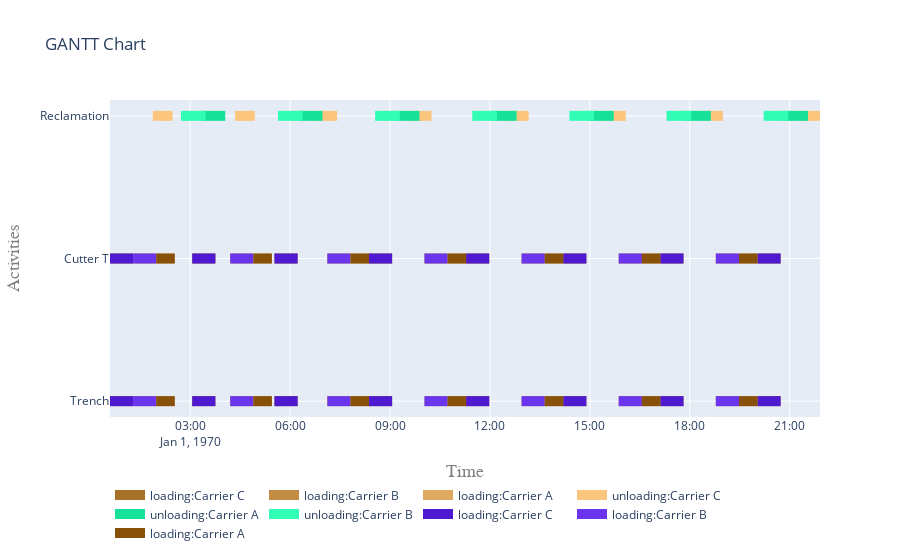

The cell this chart's notebook holds for it:
### Code cell
fig = get_gantt_chart([from_site, to_site, cutter], id_map=activities)

### Figure 1 — Plotly figure (JSON) as saved in the notebook; plotly's stock layout.template omitted (floating-point values rounded to 4 significant figures)
{"data": [{"connectgaps": false, "hoverinfo": "y+name", "line": {"color": "rgb(167,113,41)", "width": 10}, "mode": "lines", "name": "loading:Carrier C", "type": "scatter", "x": ["1970-01-01T00:35:30", "1970-01-01T00:35:30", "1970-01-01T01:17:10", "1970-01-01T01:17:10", "1970-01-01T01:17:10", "1970-01-01T03:03:40", "1970-01-01T03:03:40", "1970-01-01T03:45:20", "1970-01-01T03:45:20", "1970-01-01T03:45:20", "1970-01-01T05:31:50", "1970-01-01T05:31:50", "1970-01-01T06:13:30", "1970-01-01T06:13:30", "1970-01-01T06:13:30", "1970-01-01T08:22:06", "1970-01-01T08:22:06", "1970-01-01T09:03:46", "1970-01-01T09:03:46", "1970-01-01T09:03:46", "1970-01-01T11:17:04", "1970-01-01T11:17:04", "1970-01-01T11:58:44", "1970-01-01T11:58:44", "1970-01-01T11:58:44", "1970-01-01T14:12:02", "1970-01-01T14:12:02", "1970-01-01T14:53:42", "1970-01-01T14:53:42", "1970-01-01T14:53:42", "1970-01-01T17:07:00", "1970-01-01T17:07:00", "1970-01-01T17:48:40", "1970-01-01T17:48:40", "1970-01-01T17:48:40", "1970-01-01T20:01:58", "1970-01-01T20:01:58", "1970-01-01T20:43:38", "1970-01-01T20:43:38", "1970-01-01T20:43:38", "1970-01-01T00:35:30", "1970-01-01T00:35:30", "1970-01-01T01:17:10", "1970-01-01T01:17:10", "1970-01-01T01:17:10", "1970-01-01T03:03:40", "1970-01-01T03:03:40", "1970-01-01T03:45:20", "1970-01-01T03:45:20", "1970-01-01T03:45:20", "1970-01-01T05:31:50", "1970-01-01T05:31:50", "1970-01-01T06:13:30", "1970-01-01T06:13:30", "1970-01-01T06:13:30", "1970-01-01T08:22:06", "1970-01-01T08:22:06", "1970-01-01T09:03:46", "1970-01-01T09:03:46", "1970-01-01T09:03:46", "1970-01-01T11:17:04", "1970-01-01T11:17:04", "1970-01-01T11:58:44", "1970-01-01T11:58:44", "1970-01-01T11:58:44", "1970-01-01T14:12:02", "1970-01-01T14:12:02", "1970-01-01T14:53:42", "1970-01-01T14:53:42", "1970-01-01T14:53:42", "1970-01-01T17:07:00", "1970-01-01T17:07:00", "1970-01-01T17:48:40", "1970-01-01T17:48:40", "1970-01-01T17:48:40", "1970-01-01T20:01:58", "1970-01-01T20:01:58", "1970-01-01T20:43:38", "1970-01-01T20:43:38", "1970-01-01T20:43:38"], "y": ["Trench", "Trench", "Trench", "Trench", null, "Trench", "Trench", "Trench", "Trench", null, "Trench", "Trench", "Trench", "Trench", null, "Trench", "Trench", "Trench", "Trench", null, "Trench", "Trench", "Trench", "Trench", null, "Trench", "Trench", "Trench", "Trench", null, "Trench", "Trench", "Trench", "Trench", null, "Trench", "Trench", "Trench", "Trench", null, "Cutter T", "Cutter T", "Cutter T", "Cutter T", null, "Cutter T", "Cutter T", "Cutter T", "Cutter T", null, "Cutter T", "Cutter T", "Cutter T", "Cutter T", null, "Cutter T", "Cutter T", "Cutter T", "Cutter T", null, "Cutter T", "Cutter T", "Cutter T", "Cutter T", null, "Cutter T", "Cutter T", "Cutter T", "Cutter T", null, "Cutter T", "Cutter T", "Cutter T", "Cutter T", null, "Cutter T", "Cutter T", "Cutter T", "Cutter T", null]}, {"connectgaps": false, "hoverinfo": "y+name", "line": {"color": "rgb(195,141,69)", "width": 10}, "mode": "lines", "name": "loading:Carrier B", "type": "scatter", "x": ["1970-01-01T01:17:10", "1970-01-01T01:17:10", "1970-01-01T01:58:50", "1970-01-01T01:58:50", "1970-01-01T01:58:50", "1970-01-01T04:12:08", "1970-01-01T04:12:08", "1970-01-01T04:53:48", "1970-01-01T04:53:48", "1970-01-01T04:53:48", "1970-01-01T07:07:06", "1970-01-01T07:07:06", "1970-01-01T07:48:46", "1970-01-01T07:48:46", "1970-01-01T07:48:46", "1970-01-01T10:02:04", "1970-01-01T10:02:04", "1970-01-01T10:43:44", "1970-01-01T10:43:44", "1970-01-01T10:43:44", "1970-01-01T12:57:02", "1970-01-01T12:57:02", "1970-01-01T13:38:42", "1970-01-01T13:38:42", "1970-01-01T13:38:42", "1970-01-01T15:52:00", "1970-01-01T15:52:00", "1970-01-01T16:33:40", "1970-01-01T16:33:40", "1970-01-01T16:33:40", "1970-01-01T18:46:58", "1970-01-01T18:46:58", "1970-01-01T19:28:38", "1970-01-01T19:28:38", "1970-01-01T19:28:38", "1970-01-01T01:17:10", "1970-01-01T01:17:10", "1970-01-01T01:58:50", "1970-01-01T01:58:50", "1970-01-01T01:58:50", "1970-01-01T04:12:08", "1970-01-01T04:12:08", "1970-01-01T04:53:48", "1970-01-01T04:53:48", "1970-01-01T04:53:48", "1970-01-01T07:07:06", "1970-01-01T07:07:06", "1970-01-01T07:48:46", "1970-01-01T07:48:46", "1970-01-01T07:48:46", "1970-01-01T10:02:04", "1970-01-01T10:02:04", "1970-01-01T10:43:44", "1970-01-01T10:43:44", "1970-01-01T10:43:44", "1970-01-01T12:57:02", "1970-01-01T12:57:02", "1970-01-01T13:38:42", "1970-01-01T13:38:42", "1970-01-01T13:38:42", "1970-01-01T15:52:00", "1970-01-01T15:52:00", "1970-01-01T16:33:40", "1970-01-01T16:33:40", "1970-01-01T16:33:40", "1970-01-01T18:46:58", "1970-01-01T18:46:58", "1970-01-01T19:28:38", "1970-01-01T19:28:38", "1970-01-01T19:28:38"], "y": ["Trench", "Trench", "Trench", "Trench", null, "Trench", "Trench", "Trench", "Trench", null, "Trench", "Trench", "Trench", "Trench", null, "Trench", "Trench", "Trench", "Trench", null, "Trench", "Trench", "Trench", "Trench", null, "Trench", "Trench", "Trench", "Trench", null, "Trench", "Trench", "Trench", "Trench", null, "Cutter T", "Cutter T", "Cutter T", "Cutter T", null, "Cutter T", "Cutter T", "Cutter T", "Cutter T", null, "Cutter T", "Cutter T", "Cutter T", "Cutter T", null, "Cutter T", "Cutter T", "Cutter T", "Cutter T", null, "Cutter T", "Cutter T", "Cutter T", "Cutter T", null, "Cutter T", "Cutter T", "Cutter T", "Cutter T", null, "Cutter T", "Cutter T", "Cutter T", "Cutter T", null]}, {"connectgaps": false, "hoverinfo": "y+name", "line": {"color": "rgb(223,169,97)", "width": 10}, "mode": "lines", "name": "loading:Carrier A", "type": "scatter", "x": ["1970-01-01T01:58:50", "1970-01-01T01:58:50", "1970-01-01T02:32:10", "1970-01-01T02:32:10", "1970-01-01T02:32:10", "1970-01-01T04:53:48", "1970-01-01T04:53:48", "1970-01-01T05:27:08", "1970-01-01T05:27:08", "1970-01-01T05:27:08", "1970-01-01T07:48:46", "1970-01-01T07:48:46", "1970-01-01T08:22:06", "1970-01-01T08:22:06", "1970-01-01T08:22:06", "1970-01-01T10:43:44", "1970-01-01T10:43:44", "1970-01-01T11:17:04", "1970-01-01T11:17:04", "1970-01-01T11:17:04", "1970-01-01T13:38:42", "1970-01-01T13:38:42", "1970-01-01T14:12:02", "1970-01-01T14:12:02", "1970-01-01T14:12:02", "1970-01-01T16:33:40", "1970-01-01T16:33:40", "1970-01-01T17:07:00", "1970-01-01T17:07:00", "1970-01-01T17:07:00", "1970-01-01T19:28:38", "1970-01-01T19:28:38", "1970-01-01T20:01:58", "1970-01-01T20:01:58", "1970-01-01T20:01:58", "1970-01-01T01:58:50", "1970-01-01T01:58:50", "1970-01-01T02:32:10", "1970-01-01T02:32:10", "1970-01-01T02:32:10", "1970-01-01T04:53:48", "1970-01-01T04:53:48", "1970-01-01T05:27:08", "1970-01-01T05:27:08", "1970-01-01T05:27:08", "1970-01-01T07:48:46", "1970-01-01T07:48:46", "1970-01-01T08:22:06", "1970-01-01T08:22:06", "1970-01-01T08:22:06", "1970-01-01T10:43:44", "1970-01-01T10:43:44", "1970-01-01T11:17:04", "1970-01-01T11:17:04", "1970-01-01T11:17:04", "1970-01-01T13:38:42", "1970-01-01T13:38:42", "1970-01-01T14:12:02", "1970-01-01T14:12:02", "1970-01-01T14:12:02", "1970-01-01T16:33:40", "1970-01-01T16:33:40", "1970-01-01T17:07:00", "1970-01-01T17:07:00", "1970-01-01T17:07:00", "1970-01-01T19:28:38", "1970-01-01T19:28:38", "1970-01-01T20:01:58", "1970-01-01T20:01:58", "1970-01-01T20:01:58"], "y": ["Trench", "Trench", "Trench", "Trench", null, "Trench", "Trench", "Trench", "Trench", null, "Trench", "Trench", "Trench", "Trench", null, "Trench", "Trench", "Trench", "Trench", null, "Trench", "Trench", "Trench", "Trench", null, "Trench", "Trench", "Trench", "Trench", null, "Trench", "Trench", "Trench", "Trench", null, "Cutter T", "Cutter T", "Cutter T", "Cutter T", null, "Cutter T", "Cutter T", "Cutter T", "Cutter T", null, "Cutter T", "Cutter T", "Cutter T", "Cutter T", null, "Cutter T", "Cutter T", "Cutter T", "Cutter T", null, "Cutter T", "Cutter T", "Cutter T", "Cutter T", null, "Cutter T", "Cutter T", "Cutter T", "Cutter T", null, "Cutter T", "Cutter T", "Cutter T", "Cutter T", null]}, {"connectgaps": false, "hoverinfo": "y+name", "line": {"color": "rgb(251,197,125)", "width": 10}, "mode": "lines", "name": "unloading:Carrier C", "type": "scatter", "x": ["1970-01-01T01:52:40", "1970-01-01T01:52:40", "1970-01-01T02:28:10", "1970-01-01T02:28:10", "1970-01-01T02:28:10", "1970-01-01T04:20:50", "1970-01-01T04:20:50", "1970-01-01T04:56:20", "1970-01-01T04:56:20", "1970-01-01T04:56:20", "1970-01-01T06:49:00", "1970-01-01T06:49:00", "1970-01-01T07:24:30", "1970-01-01T07:24:30", "1970-01-01T07:24:30", "1970-01-01T09:39:16", "1970-01-01T09:39:16", "1970-01-01T10:14:46", "1970-01-01T10:14:46", "1970-01-01T10:14:46", "1970-01-01T12:34:14", "1970-01-01T12:34:14", "1970-01-01T13:09:44", "1970-01-01T13:09:44", "1970-01-01T13:09:44", "1970-01-01T15:29:12", "1970-01-01T15:29:12", "1970-01-01T16:04:42", "1970-01-01T16:04:42", "1970-01-01T16:04:42", "1970-01-01T18:24:10", "1970-01-01T18:24:10", "1970-01-01T18:59:40", "1970-01-01T18:59:40", "1970-01-01T18:59:40", "1970-01-01T21:19:08", "1970-01-01T21:19:08", "1970-01-01T21:54:38", "1970-01-01T21:54:38", "1970-01-01T21:54:38"], "y": ["Reclamation", "Reclamation", "Reclamation", "Reclamation", null, "Reclamation", "Reclamation", "Reclamation", "Reclamation", null, "Reclamation", "Reclamation", "Reclamation", "Reclamation", null, "Reclamation", "Reclamation", "Reclamation", "Reclamation", null, "Reclamation", "Reclamation", "Reclamation", "Reclamation", null, "Reclamation", "Reclamation", "Reclamation", "Reclamation", null, "Reclamation", "Reclamation", "Reclamation", "Reclamation", null, "Reclamation", "Reclamation", "Reclamation", "Reclamation", null]}, {"connectgaps": false, "hoverinfo": "y+name", "line": {"color": "rgb(23,225,153)", "width": 10}, "mode": "lines", "name": "unloading:Carrier A", "type": "scatter", "x": ["1970-01-01T03:17:39", "1970-01-01T03:17:39", "1970-01-01T04:03:08", "1970-01-01T04:03:08", "1970-01-01T04:03:08", "1970-01-01T06:12:37", "1970-01-01T06:12:37", "1970-01-01T06:58:06", "1970-01-01T06:58:06", "1970-01-01T06:58:06", "1970-01-01T09:07:35", "1970-01-01T09:07:35", "1970-01-01T09:53:04", "1970-01-01T09:53:04", "1970-01-01T09:53:04", "1970-01-01T12:02:33", "1970-01-01T12:02:33", "1970-01-01T12:48:02", "1970-01-01T12:48:02", "1970-01-01T12:48:02", "1970-01-01T14:57:31", "1970-01-01T14:57:31", "1970-01-01T15:43:00", "1970-01-01T15:43:00", "1970-01-01T15:43:00", "1970-01-01T17:52:29", "1970-01-01T17:52:29", "1970-01-01T18:37:58", "1970-01-01T18:37:58", "1970-01-01T18:37:58", "1970-01-01T20:47:27", "1970-01-01T20:47:27", "1970-01-01T21:32:56", "1970-01-01T21:32:56", "1970-01-01T21:32:56"], "y": ["Reclamation", "Reclamation", "Reclamation", "Reclamation", null, "Reclamation", "Reclamation", "Reclamation", "Reclamation", null, "Reclamation", "Reclamation", "Reclamation", "Reclamation", null, "Reclamation", "Reclamation", "Reclamation", "Reclamation", null, "Reclamation", "Reclamation", "Reclamation", "Reclamation", null, "Reclamation", "Reclamation", "Reclamation", "Reclamation", null, "Reclamation", "Reclamation", "Reclamation", "Reclamation", null]}, {"connectgaps": false, "hoverinfo": "y+name", "line": {"color": "rgb(51,253,181)", "width": 10}, "mode": "lines", "name": "unloading:Carrier B", "type": "scatter", "x": ["1970-01-01T02:43:16", "1970-01-01T02:43:16", "1970-01-01T03:27:42", "1970-01-01T03:27:42", "1970-01-01T03:27:42", "1970-01-01T05:38:14", "1970-01-01T05:38:14", "1970-01-01T06:22:40", "1970-01-01T06:22:40", "1970-01-01T06:22:40", "1970-01-01T08:33:12", "1970-01-01T08:33:12", "1970-01-01T09:17:38", "1970-01-01T09:17:38", "1970-01-01T09:17:38", "1970-01-01T11:28:10", "1970-01-01T11:28:10", "1970-01-01T12:12:36", "1970-01-01T12:12:36", "1970-01-01T12:12:36", "1970-01-01T14:23:08", "1970-01-01T14:23:08", "1970-01-01T15:07:34", "1970-01-01T15:07:34", "1970-01-01T15:07:34", "1970-01-01T17:18:06", "1970-01-01T17:18:06", "1970-01-01T18:02:32", "1970-01-01T18:02:32", "1970-01-01T18:02:32", "1970-01-01T20:13:04", "1970-01-01T20:13:04", "1970-01-01T20:57:30", "1970-01-01T20:57:30", "1970-01-01T20:57:30"], "y": ["Reclamation", "Reclamation", "Reclamation", "Reclamation", null, "Reclamation", "Reclamation", "Reclamation", "Reclamation", null, "Reclamation", "Reclamation", "Reclamation", "Reclamation", null, "Reclamation", "Reclamation", "Reclamation", "Reclamation", null, "Reclamation", "Reclamation", "Reclamation", "Reclamation", null, "Reclamation", "Reclamation", "Reclamation", "Reclamation", null, "Reclamation", "Reclamation", "Reclamation", "Reclamation", null]}, {"connectgaps": false, "hoverinfo": "y+name", "line": {"color": "rgb(79,25,209)", "width": 10}, "mode": "lines", "name": "loading:Carrier C", "type": "scatter", "x": ["1970-01-01T00:35:30", "1970-01-01T00:35:30", "1970-01-01T01:17:10", "1970-01-01T01:17:10", "1970-01-01T01:17:10", "1970-01-01T03:03:40", "1970-01-01T03:03:40", "1970-01-01T03:45:20", "1970-01-01T03:45:20", "1970-01-01T03:45:20", "1970-01-01T05:31:50", "1970-01-01T05:31:50", "1970-01-01T06:13:30", "1970-01-01T06:13:30", "1970-01-01T06:13:30", "1970-01-01T08:22:06", "1970-01-01T08:22:06", "1970-01-01T09:03:46", "1970-01-01T09:03:46", "1970-01-01T09:03:46", "1970-01-01T11:17:04", "1970-01-01T11:17:04", "1970-01-01T11:58:44", "1970-01-01T11:58:44", "1970-01-01T11:58:44", "1970-01-01T14:12:02", "1970-01-01T14:12:02", "1970-01-01T14:53:42", "1970-01-01T14:53:42", "1970-01-01T14:53:42", "1970-01-01T17:07:00", "1970-01-01T17:07:00", "1970-01-01T17:48:40", "1970-01-01T17:48:40", "1970-01-01T17:48:40", "1970-01-01T20:01:58", "1970-01-01T20:01:58", "1970-01-01T20:43:38", "1970-01-01T20:43:38", "1970-01-01T20:43:38", "1970-01-01T00:35:30", "1970-01-01T00:35:30", "1970-01-01T01:17:10", "1970-01-01T01:17:10", "1970-01-01T01:17:10", "1970-01-01T03:03:40", "1970-01-01T03:03:40", "1970-01-01T03:45:20", "1970-01-01T03:45:20", "1970-01-01T03:45:20", "1970-01-01T05:31:50", "1970-01-01T05:31:50", "1970-01-01T06:13:30", "1970-01-01T06:13:30", "1970-01-01T06:13:30", "1970-01-01T08:22:06", "1970-01-01T08:22:06", "1970-01-01T09:03:46", "1970-01-01T09:03:46", "1970-01-01T09:03:46", "1970-01-01T11:17:04", "1970-01-01T11:17:04", "1970-01-01T11:58:44", "1970-01-01T11:58:44", "1970-01-01T11:58:44", "1970-01-01T14:12:02", "1970-01-01T14:12:02", "1970-01-01T14:53:42", "1970-01-01T14:53:42", "1970-01-01T14:53:42", "1970-01-01T17:07:00", "1970-01-01T17:07:00", "1970-01-01T17:48:40", "1970-01-01T17:48:40", "1970-01-01T17:48:40", "1970-01-01T20:01:58", "1970-01-01T20:01:58", "1970-01-01T20:43:38", "1970-01-01T20:43:38", "1970-01-01T20:43:38"], "y": ["Trench", "Trench", "Trench", "Trench", null, "Trench", "Trench", "Trench", "Trench", null, "Trench", "Trench", "Trench", "Trench", null, "Trench", "Trench", "Trench", "Trench", null, "Trench", "Trench", "Trench", "Trench", null, "Trench", "Trench", "Trench", "Trench", null, "Trench", "Trench", "Trench", "Trench", null, "Trench", "Trench", "Trench", "Trench", null, "Cutter T", "Cutter T", "Cutter T", "Cutter T", null, "Cutter T", "Cutter T", "Cutter T", "Cutter T", null, "Cutter T", "Cutter T", "Cutter T", "Cutter T", null, "Cutter T", "Cutter T", "Cutter T", "Cutter T", null, "Cutter T", "Cutter T", "Cutter T", "Cutter T", null, "Cutter T", "Cutter T", "Cutter T", "Cutter T", null, "Cutter T", "Cutter T", "Cutter T", "Cutter T", null, "Cutter T", "Cutter T", "Cutter T", "Cutter T", null]}, {"connectgaps": false, "hoverinfo": "y+name", "line": {"color": "rgb(107,53,237)", "width": 10}, "mode": "lines", "name": "loading:Carrier B", "type": "scatter", "x": ["1970-01-01T01:17:10", "1970-01-01T01:17:10", "1970-01-01T01:58:50", "1970-01-01T01:58:50", "1970-01-01T01:58:50", "1970-01-01T04:12:08", "1970-01-01T04:12:08", "1970-01-01T04:53:48", "1970-01-01T04:53:48", "1970-01-01T04:53:48", "1970-01-01T07:07:06", "1970-01-01T07:07:06", "1970-01-01T07:48:46", "1970-01-01T07:48:46", "1970-01-01T07:48:46", "1970-01-01T10:02:04", "1970-01-01T10:02:04", "1970-01-01T10:43:44", "1970-01-01T10:43:44", "1970-01-01T10:43:44", "1970-01-01T12:57:02", "1970-01-01T12:57:02", "1970-01-01T13:38:42", "1970-01-01T13:38:42", "1970-01-01T13:38:42", "1970-01-01T15:52:00", "1970-01-01T15:52:00", "1970-01-01T16:33:40", "1970-01-01T16:33:40", "1970-01-01T16:33:40", "1970-01-01T18:46:58", "1970-01-01T18:46:58", "1970-01-01T19:28:38", "1970-01-01T19:28:38", "1970-01-01T19:28:38", "1970-01-01T01:17:10", "1970-01-01T01:17:10", "1970-01-01T01:58:50", "1970-01-01T01:58:50", "1970-01-01T01:58:50", "1970-01-01T04:12:08", "1970-01-01T04:12:08", "1970-01-01T04:53:48", "1970-01-01T04:53:48", "1970-01-01T04:53:48", "1970-01-01T07:07:06", "1970-01-01T07:07:06", "1970-01-01T07:48:46", "1970-01-01T07:48:46", "1970-01-01T07:48:46", "1970-01-01T10:02:04", "1970-01-01T10:02:04", "1970-01-01T10:43:44", "1970-01-01T10:43:44", "1970-01-01T10:43:44", "1970-01-01T12:57:02", "1970-01-01T12:57:02", "1970-01-01T13:38:42", "1970-01-01T13:38:42", "1970-01-01T13:38:42", "1970-01-01T15:52:00", "1970-01-01T15:52:00", "1970-01-01T16:33:40", "1970-01-01T16:33:40", "1970-01-01T16:33:40", "1970-01-01T18:46:58", "1970-01-01T18:46:58", "1970-01-01T19:28:38", "1970-01-01T19:28:38", "1970-01-01T19:28:38"], "y": ["Trench", "Trench", "Trench", "Trench", null, "Trench", "Trench", "Trench", "Trench", null, "Trench", "Trench", "Trench", "Trench", null, "Trench", "Trench", "Trench", "Trench", null, "Trench", "Trench", "Trench", "Trench", null, "Trench", "Trench", "Trench", "Trench", null, "Trench", "Trench", "Trench", "Trench", null, "Cutter T", "Cutter T", "Cutter T", "Cutter T", null, "Cutter T", "Cutter T", "Cutter T", "Cutter T", null, "Cutter T", "Cutter T", "Cutter T", "Cutter T", null, "Cutter T", "Cutter T", "Cutter T", "Cutter T", null, "Cutter T", "Cutter T", "Cutter T", "Cutter T", null, "Cutter T", "Cutter T", "Cutter T", "Cutter T", null, "Cutter T", "Cutter T", "Cutter T", "Cutter T", null]}, {"connectgaps": false, "hoverinfo": "y+name", "line": {"color": "rgb(135,81,9)", "width": 10}, "mode": "lines", "name": "loading:Carrier A", "type": "scatter", "x": ["1970-01-01T01:58:50", "1970-01-01T01:58:50", "1970-01-01T02:32:10", "1970-01-01T02:32:10", "1970-01-01T02:32:10", "1970-01-01T04:53:48", "1970-01-01T04:53:48", "1970-01-01T05:27:08", "1970-01-01T05:27:08", "1970-01-01T05:27:08", "1970-01-01T07:48:46", "1970-01-01T07:48:46", "1970-01-01T08:22:06", "1970-01-01T08:22:06", "1970-01-01T08:22:06", "1970-01-01T10:43:44", "1970-01-01T10:43:44", "1970-01-01T11:17:04", "1970-01-01T11:17:04", "1970-01-01T11:17:04", "1970-01-01T13:38:42", "1970-01-01T13:38:42", "1970-01-01T14:12:02", "1970-01-01T14:12:02", "1970-01-01T14:12:02", "1970-01-01T16:33:40", "1970-01-01T16:33:40", "1970-01-01T17:07:00", "1970-01-01T17:07:00", "1970-01-01T17:07:00", "1970-01-01T19:28:38", "1970-01-01T19:28:38", "1970-01-01T20:01:58", "1970-01-01T20:01:58", "1970-01-01T20:01:58", "1970-01-01T01:58:50", "1970-01-01T01:58:50", "1970-01-01T02:32:10", "1970-01-01T02:32:10", "1970-01-01T02:32:10", "1970-01-01T04:53:48", "1970-01-01T04:53:48", "1970-01-01T05:27:08", "1970-01-01T05:27:08", "1970-01-01T05:27:08", "1970-01-01T07:48:46", "1970-01-01T07:48:46", "1970-01-01T08:22:06", "1970-01-01T08:22:06", "1970-01-01T08:22:06", "1970-01-01T10:43:44", "1970-01-01T10:43:44", "1970-01-01T11:17:04", "1970-01-01T11:17:04", "1970-01-01T11:17:04", "1970-01-01T13:38:42", "1970-01-01T13:38:42", "1970-01-01T14:12:02", "1970-01-01T14:12:02", "1970-01-01T14:12:02", "1970-01-01T16:33:40", "1970-01-01T16:33:40", "1970-01-01T17:07:00", "1970-01-01T17:07:00", "1970-01-01T17:07:00", "1970-01-01T19:28:38", "1970-01-01T19:28:38", "1970-01-01T20:01:58", "1970-01-01T20:01:58", "1970-01-01T20:01:58"], "y": ["Trench", "Trench", "Trench", "Trench", null, "Trench", "Trench", "Trench", "Trench", null, "Trench", "Trench", "Trench", "Trench", null, "Trench", "Trench", "Trench", "Trench", null, "Trench", "Trench", "Trench", "Trench", null, "Trench", "Trench", "Trench", "Trench", null, "Trench", "Trench", "Trench", "Trench", null, "Cutter T", "Cutter T", "Cutter T", "Cutter T", null, "Cutter T", "Cutter T", "Cutter T", "Cutter T", null, "Cutter T", "Cutter T", "Cutter T", "Cutter T", null, "Cutter T", "Cutter T", "Cutter T", "Cutter T", null, "Cutter T", "Cutter T", "Cutter T", "Cutter T", null, "Cutter T", "Cutter T", "Cutter T", "Cutter T", null, "Cutter T", "Cutter T", "Cutter T", "Cutter T", null]}], "layout": {"hovermode": "closest", "legend": {"orientation": "h", "x": 0, "y": -0.2}, "title": {"text": "GANTT Chart"}, "xaxis": {"range": ["1970-01-01T00:35:30", "1970-01-01T21:54:38"], "title": {"font": {"color": "#7f7f7f", "family": "Courier New, monospace", "size": 18}, "text": "Time"}}, "yaxis": {"title": {"font": {"color": "#7f7f7f", "family": "Courier New, monospace", "size": 18}, "text": "Activities"}}}}
